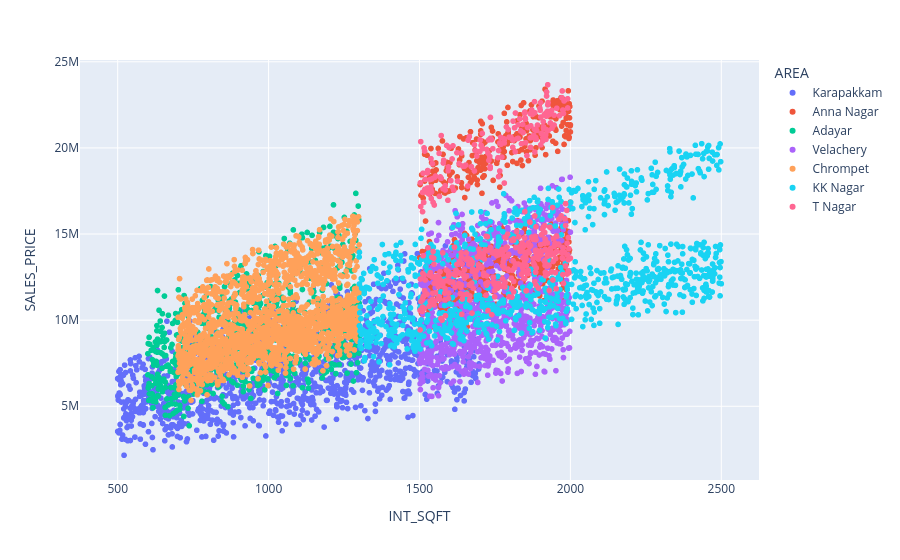

Write notebook code for a chart like this one.
### Code cell
fig = px.scatter(df,x='INT_SQFT',y='SALES_PRICE',color='AREA')
fig.show()

### Figure 1 — Plotly figure (JSON) as saved in the notebook; plotly's stock layout.template omitted (floating-point values rounded to 4 significant figures; data arrays with more than 128 entries replaced by an {"elided": "..."} marker saying what was removed)
{"data": [{"hovertemplate": "AREA=Karapakkam<br>INT_SQFT=%{x}<br>SALES_PRICE=%{y}<extra></extra>", "legendgroup": "Karapakkam", "marker": {"color": "#636efa", "symbol": "circle"}, "mode": "markers", "name": "Karapakkam", "showlegend": true, "type": "scattergl", "x": {"elided": "1366 int values"}, "xaxis": "x", "y": {"elided": "1366 int values"}, "yaxis": "y"}, {"hovertemplate": "AREA=Anna Nagar<br>INT_SQFT=%{x}<br>SALES_PRICE=%{y}<extra></extra>", "legendgroup": "Anna Nagar", "marker": {"color": "#EF553B", "symbol": "circle"}, "mode": "markers", "name": "Anna Nagar", "showlegend": true, "type": "scattergl", "x": {"elided": "785 int values"}, "xaxis": "x", "y": {"elided": "785 int values"}, "yaxis": "y"}, {"hovertemplate": "AREA=Adayar<br>INT_SQFT=%{x}<br>SALES_PRICE=%{y}<extra></extra>", "legendgroup": "Adayar", "marker": {"color": "#00cc96", "symbol": "circle"}, "mode": "markers", "name": "Adayar", "showlegend": true, "type": "scattergl", "x": {"elided": "774 int values"}, "xaxis": "x", "y": {"elided": "774 int values"}, "yaxis": "y"}, {"hovertemplate": "AREA=Velachery<br>INT_SQFT=%{x}<br>SALES_PRICE=%{y}<extra></extra>", "legendgroup": "Velachery", "marker": {"color": "#ab63fa", "symbol": "circle"}, "mode": "markers", "name": "Velachery", "showlegend": true, "type": "scattergl", "x": {"elided": "981 int values"}, "xaxis": "x", "y": {"elided": "981 int values"}, "yaxis": "y"}, {"hovertemplate": "AREA=Chrompet<br>INT_SQFT=%{x}<br>SALES_PRICE=%{y}<extra></extra>", "legendgroup": "Chrompet", "marker": {"color": "#FFA15A", "symbol": "circle"}, "mode": "markers", "name": "Chrompet", "showlegend": true, "type": "scattergl", "x": {"elided": "1699 int values"}, "xaxis": "x", "y": {"elided": "1699 int values"}, "yaxis": "y"}, {"hovertemplate": "AREA=KK Nagar<br>INT_SQFT=%{x}<br>SALES_PRICE=%{y}<extra></extra>", "legendgroup": "KK Nagar", "marker": {"color": "#19d3f3", "symbol": "circle"}, "mode": "markers", "name": "KK Nagar", "showlegend": true, "type": "scattergl", "x": {"elided": "997 int values"}, "xaxis": "x", "y": {"elided": "997 int values"}, "yaxis": "y"}, {"hovertemplate": "AREA=T Nagar<br>INT_SQFT=%{x}<br>SALES_PRICE=%{y}<extra></extra>", "legendgroup": "T Nagar", "marker": {"color": "#FF6692", "symbol": "circle"}, "mode": "markers", "name": "T Nagar", "showlegend": true, "type": "scattergl", "x": {"elided": "501 int values"}, "xaxis": "x", "y": {"elided": "501 int values"}, "yaxis": "y"}], "layout": {"legend": {"title": {"text": "AREA"}, "tracegroupgap": 0}, "margin": {"t": 60}, "xaxis": {"anchor": "y", "domain": [0, 1], "title": {"text": "INT_SQFT"}}, "yaxis": {"anchor": "x", "domain": [0, 1], "title": {"text": "SALES_PRICE"}}}}
